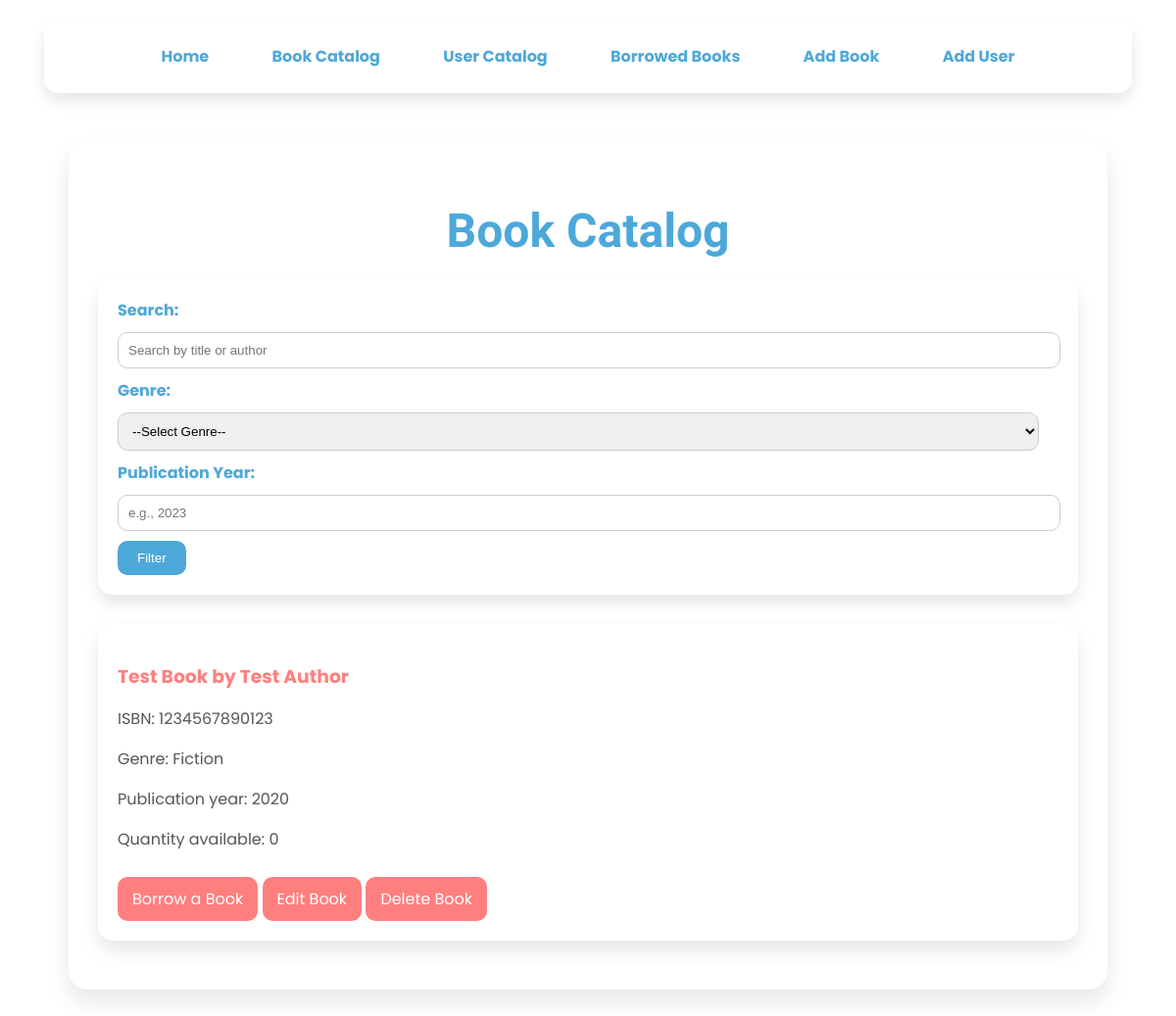
The app's page /catalog, older data.
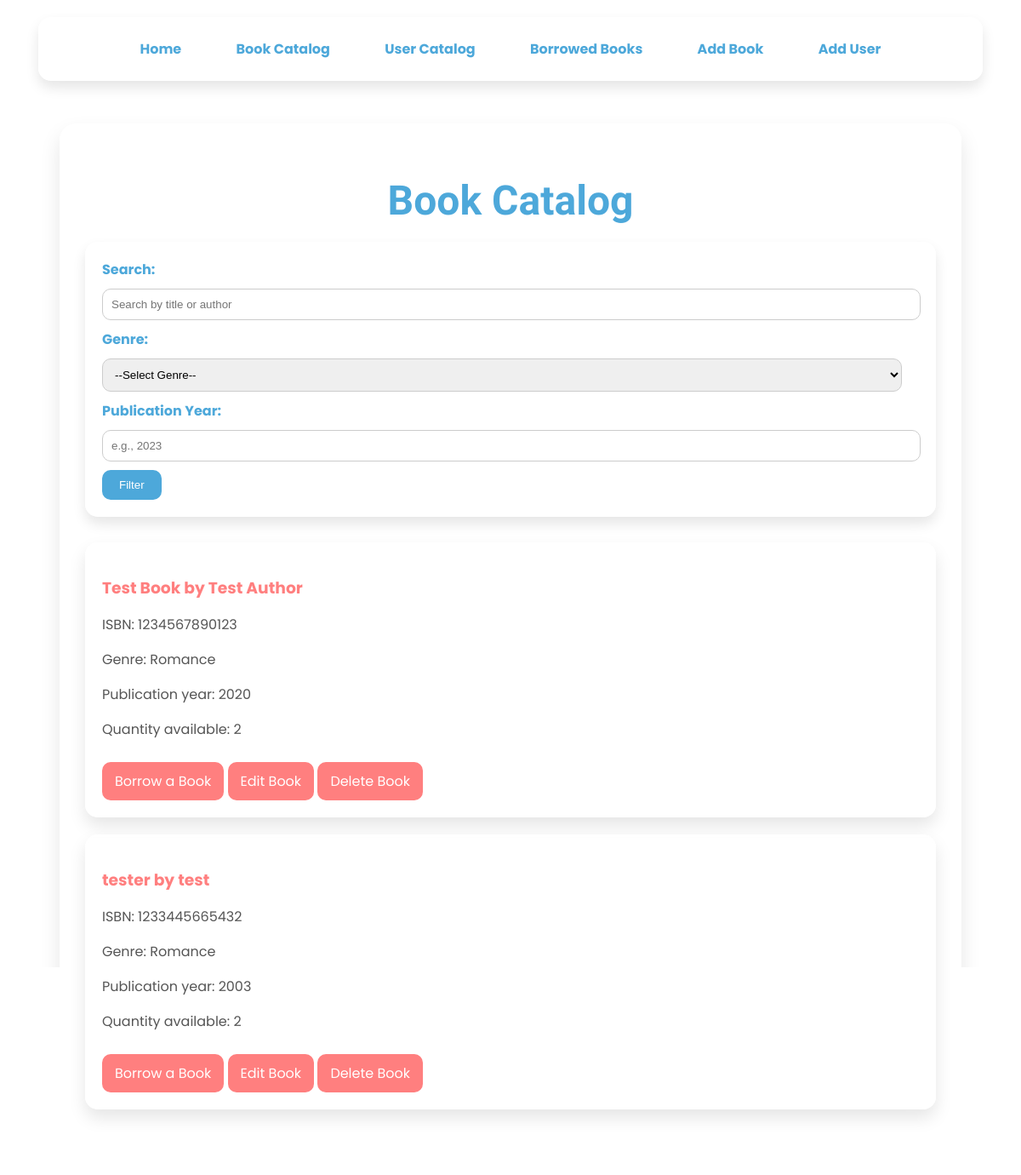
The same page, newer data.
### app/models.py (models this page shows, shortened)
class Book(db.Model):
    id = db.Column(db.Integer, primary_key=True)
    title = db.Column(db.String(150), nullable=False)
    author = db.Column(db.String(150), nullable=False)
    isbn = db.Column(db.String(13), unique=True, nullable=False)
    quantity = db.Column(db.Integer, nullable=False, default=1)
    publication_year = db.Column(db.Integer, nullable=False)
    genre = db.Column(db.String(100), nullable=False)
    borrows = db.relationship('Borrow', backref='book', lazy=True)

### app/routes.py (the view)
@main.route('/catalog')
def catalog():
    try:
        search = request.args.get('search', '').strip()
        genre = request.args.get('genre', '').strip()
        year = request.args.get('year', type=int)
        page = request.args.get('page', 1, type=int)
        per_page = 10
        query = Book.query
        if search:
            query = query.filter(
                (Book.title.ilike(f'%{search}%')) | (Book.author.ilike(f'%{search}%'))
            )
        if genre:
            query = query.filter_by(genre=genre)
        if year:
            query = query.filter_by(publication_year=year)
        books = query.paginate(page=page, per_page=per_page, error_out=False)
    except OperationalError:
        books = []
        error_message = "Error: Unable to access the database. Please try again later."
        return render_template('catalog.html', books=books, error_message=error_message)
    return render_template('catalog.html', books=books)

### app/templates/catalog.html (shortened to what this page needs)
<!DOCTYPE html>
<html lang="en">
<head>
</head>
<body>
<nav>
    <a href="{{ url_for('main.home') }}">Home</a>
    <a href="{{ url_for('main.catalog') }}">Book Catalog</a>
    <a href="{{ url_for('main.users') }}">User Catalog</a>
    <a href="{{ url_for('main.borrowed_books') }}">Borrowed Books</a>
    <a href="{{ url_for('main.add_book') }}">Add Book</a>
    <a href="{{ url_for('main.add_user') }}">Add User</a>
</nav>
<div class="container">
    <h1>Book Catalog</h1>
    <form class="filter-form" method="get" action="{{ url_for('main.catalog') }}">
        <label for="search">Search:</label>
        <input type="text" id="search" name="search" placeholder="Search by title or author"
               value="{{ request.args.get('search', '') }}">
        <label for="genre">Genre:</label>
        <select id="genre" name="genre">
            <option value="">--Select Genre--</option>
        </select>
        <label for="year">Publication Year:</label>
        <input type="number" id="year" name="year" placeholder="e.g., 2023" value="{{ request.args.get('year', '') }}">
        <button type="submit">Filter</button>
    </form>
    {% if books.items %}
    {% for book in books.items %}
    <div class="book-card">
        <h3>{{ book.title }} by {{ book.author }}</h3>
        <p>ISBN: {{ book.isbn }}</p>
        <p>Genre: {{ book.genre }}</p>
        <p>Publication year: {{ book.publication_year }}</p>
        <p>Quantity available: {{ book.quantity }}</p>
        <a href="{{ url_for('main.registrate_borrowing', isbn=book.isbn) }}" class="btn borrow-btn">Borrow a Book</a>
        <a href="{{ url_for('main.edit_book', book_id=book.id) }}" class="btn edit-btn">Edit Book</a>
        <a href="{{ url_for('main.delete_book', book_id=book.id) }}" class="btn delete-btn"
           onclick="return confirm('Are you sure you want to delete this book?')">Delete Book</a>
    </div>
    {% endfor %}
    {% else %}
    <p>No books match the current filters.</p>
    {% endif %}
</div>
</body>
</html>

Row changes from the older to the newer data that the page shows:
changed Book "Test Book": genre "Fiction" → "Romance"; quantity "0" → "2"
added Book: title "tester", author "test", isbn "1233445665432", genre "Romance", publication_year "2003", quantity "2"
